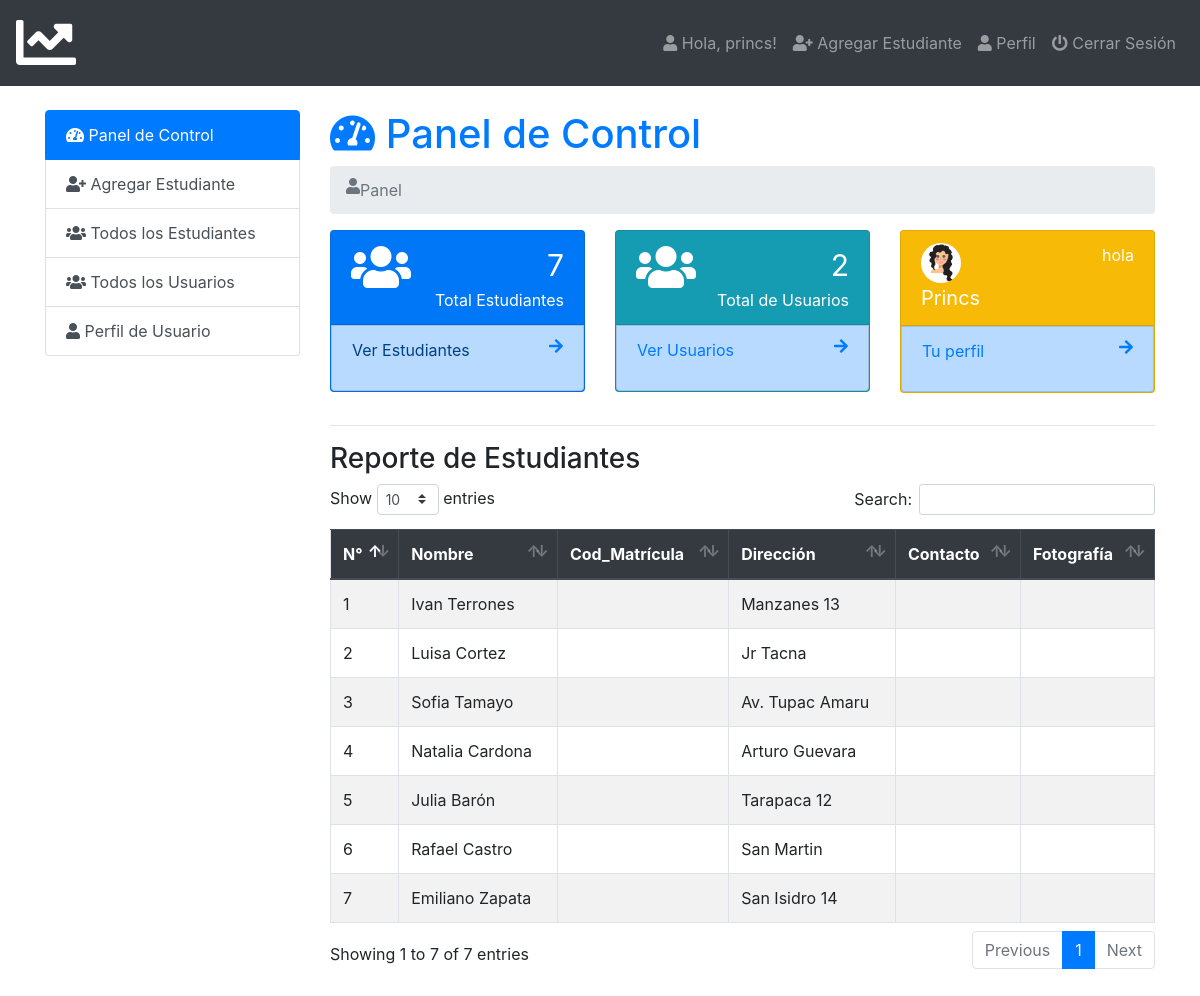
The app's page /admin/index.php?page=panel (signed in) with its own data.
### tables this page shows
CREATE TABLE `usuario` (
  `id` int(5) NOT NULL,
  `nombre` varchar(50) NOT NULL,
  `email` varchar(50) NOT NULL,
  `nom_user` varchar(50) NOT NULL,
  `contraseña` varchar(100) NOT NULL,
  `foto` varchar(50) NOT NULL,
  `estado` varchar(12) NOT NULL,
  `fecha` timestamp NOT NULL DEFAULT current_timestamp()
);

CREATE TABLE `estudiantes_info` (
  `id` int(5) NOT NULL,
  `nombre` varchar(20) NOT NULL,
  `codigo` int(6) NOT NULL,
  `grado` varchar(7) NOT NULL,
  `direccion` varchar(15) NOT NULL,
  `telefono` varchar(9) NOT NULL,
  `fotografia` varchar(50) NOT NULL,
  `fecha` timestamp NOT NULL DEFAULT current_timestamp()
);

### admin/panel.php (the view, shortened to what this page needs)
<h1><a href="index.php"><i class="fas fa-tachometer-alt"></i> Panel de Control</a></h1>
<nav aria-label="breadcrumb">
    <ol class="breadcrumb">
        <li class="breadcrumb-item active" aria-current="page"><i class="fas fa-user"></i> Panel</li>
    </ol>
</nav>
<div class="row student">
    <div class="col-sm-4">
        <div class="card text-white bg-primary mb-3">
            <div class="card-header">
                <div class="row">
                    <div class="col-sm-4">
                        <i class="fa fa-users fa-3x"></i>
                    </div>
                    <div class="col-sm-8">
                        <div class="float-sm-right">&nbsp;<span style="font-size: 30px">
                            <?php
                            $estu_query = mysqli_query($db_con, 'SELECT * FROM `estudiantes_info`');
                            if ($estu_query) {
                                $estu = mysqli_num_rows($estu_query);
                                echo $estu;
                            } else {
                                echo "Error en la consulta: " . mysqli_error($db_con);
                            }
                            ?>
                        </span></div>
                        <div class="clearfix"></div>
                        <div class="float-sm-right">Total Estudiantes</div>
                    </div>
                </div>
            </div>
            <div class="list-group-item-primary list-group-item list-group-item-action">
                <div class="row">
                    <div class="col-sm-8">
                        <p class="">Ver Estudiantes</p>
                    </div>
                    <div class="col-sm-4">
                        <a href="estudiantes.php"><i class="fa fa-arrow-right float-sm-right"></i></a>
                    </div>
                </div>
            </div>
        </div>
    </div>
    <div in array quiere decir que no esta presente en un array  in_array(2, $m) = false
    <div class="col-sm-4">
    <div class="card text-white bg-info mb-3">
        <div class="card-header">
            <div class="row">
                <div class="col-sm-4">
                    <i class="fa fa-users fa-3x"></i>
                </div>
                <div class="col-sm-8">
                    <div class="float-sm-right">&nbsp;<span style="font-size: 30px">
                        <?php
                        $tusuarios_query = mysqli_query($db_con, 'SELECT * FROM `usuario`');
                        if ($tusuarios_query) {
                            $tusuarios = mysqli_num_rows($tusuarios_query);
                            echo $tusuarios;
                        } else {
                            echo "Error en la consulta: " . mysqli_error($db_con);
                        }
                        ?>
                    </span></div>
                    <div class="clearfix"></div>
                    <div class="float-sm-right">Total de Usuarios</div>
                </div>
            </div>
        </div>
        <div class="list-group-item-primary list-group-item list-group-item-action">
            <a href="index.php?page=usuarios">
                <div class="row">
                    <div class="col-sm-8">
                        <p class="">Ver Usuarios</p>
                    </div>
                    <div class="col-sm-4">
                        <i class="fa fa-arrow-right float-sm-right"></i>
                    </div>
                </div>
            </a>
        </div>
    </div>
</div>
    <div class="col-sm-4">
        <div class="card text-white bg-warning mb-3">
            <div class="card-header">
                <div class="row">
                    <?php
                    $nombre_usuario = $_SESSION['login'];
                    $query_usuario = mysqli_query($db_con, "SELECT * FROM `usuario` WHERE `nom_user`='$nombre_usuario';");
                    if ($query_usuario) {
                        $datos_usuario = mysqli_fetch_array($query_usuario);
                        echo '<div class="col-sm-6">
                                <img class="showimg" src="images/' . $datos_usuario['foto'] . '">
                                <div style="font-size: 20px">' . ucwords($datos_usuario['nombre']) . '</div>
                            </div>
                            <div class="col-sm-6">
                                <div class="clearfix"></div>
                                <div class="float-sm-right"> hola</div>
                            </div>';
                    } else {
                        echo "Error en la consulta: " . mysqli_error($db_con);
                    }
                    ?>
                </div>
            </div>
            <div class="list-group-item-primary list-group-item list-group-item-action">
                <a href="index.php?page=user-perfil">
                    <div class="row">
                        <div class="col-sm-8">
                            <p class="">Tu perfil</p>
                        </div>
                        <div class="col-sm-4">
                            <i class="fa fa-arrow-right float-sm-right"></i>
                        </div>
                    </div>
                </a>
            </div>
        </div>
    </div>
</div>
<hr>
<h3>Reporte de Estudiantes</h3>
<table class="table table-striped table-hover table-bordered" id="data">
    <thead class="thead-dark">
        <tr>
            <th scope="col">N°</th>
            <th scope="col">Nombre</th>
            <th scope="col">Cod_Matrícula</th>
            <th scope="col">Dirección</th>
            <th scope="col">Contacto</th>
            <th scope="col">Fotografía</th>
        </tr>
    </thead>
    <tbody>
        <?php
        $query = mysqli_query($db_con, 'SELECT * FROM `estudiantes_info` ORDER BY `estudiantes_info`.`fecha` DESC;');
        if ($query) {
            $i = 1;
            while ($result = mysqli_fetch_array($query)) { ?>
                <tr>
                    <?php
                    echo '<td>' . $i . '</td>
                          <td>' . (isset($result['nombre']) ? ucwords($result['nombre']) : '') . '</td>
                          <td>' . (isset($result['cod_matricula']) ? $result['cod_matricula'] : '') . '</td>
                          <td>' . (isset($result['direccion']) ? ucwords($result['direccion']) : '') . '</td>
                          <td>' . (isset($result['contacto']) ? $result['contacto'] : '') . '</td>
                          <td>' . (isset($result['foto']) ? '<img src="images/' . $result['foto'] . '" height="50px">' : '') . '</td>';
                    ?>
                </tr>
            <?php
                $i++;
            }
        } else {
            echo "Error en la consulta: " . mysqli_error($db_con);
        }
        ?>
    </tbody>
</table>

### admin/index.php (shortened to what this page needs)
<?php require_once 'db_con.php';
?>
<!doctype html>
<html lang="en">
  <head>
    <link rel="stylesheet" href="../css/bootstrap.min.css">
    <link rel="stylesheet" href="../css/dataTables.bootstrap4.min.css">
    <link rel="stylesheet" href="../css/fontawesome.min.css">
    <link rel="stylesheet" href="../css/solid.min.css">
    <link rel="stylesheet" href="https://cdnjs.cloudflare.com/ajax/libs/animate.css/4.0.0/animate.min.css"/>
    <link rel="stylesheet" type="text/css" href="../css/style.css">
  </head>
  <body>
<nav class="navbar navbar-expand-lg navbar-dark bg-dark">
  <a class="navbar-brand" href="index.php"><i class="fas fa-chart-line fa-3x"></i></a>
  <div class="navbar-collapse collapse justify-content-end" id="navbarSupportedContent">
    <?php $showuser = $_SESSION['login']; $haha = mysqli_query($db_con,"SELECT * FROM `usuario` WHERE `nom_user`='$showuser';"); $showrow=mysqli_fetch_array($haha); ?>
    <ul class="nav navbar-nav ">
      <li class="nav-item"><a class="nav-link" href="index.php?page=user-perfil"><i class="fa fa-user"></i> Hola,  <?php echo $showrow['nombre']; ?>!</a></li>
      <li class="nav-item"><a class="nav-link" href="index.php?page=agregar_estudiante"><i class="fa fa-user-plus"></i> Agregar Estudiante</a></li>
      <li class="nav-item"><a class="nav-link" href="index.php?page=user-perfil"><i class="fa fa-user"></i> Perfil</a></li>
      <li class="nav-item"><a class="nav-link" href="cerrarsesion.php"><i class="fa fa-power-off"></i> Cerrar Sesión</a></li>
    </ul>
  </div>
</nav>
<br>
    <div class="container">
        <div class="row">
          <div class="col-md-3">
            <div class="list-group">
              <a href="index.php?page=dashboard" class="list-group-item list-group-item-action active">
               <i class="fas fa-tachometer-alt"></i> Panel de Control
              </a>
              <a href="index.php?page=agregar_estudiante" class="list-group-item list-group-item-action"><i class="fa fa-user-plus"></i> Agregar Estudiante</a>
              <a href="index.php?page=estudiantes" class="list-group-item list-group-item-action"><i class="fa fa-users"></i> Todos los Estudiantes</a>
              <a href="index.php?page=usuarios" class="list-group-item list-group-item-action"><i class="fa fa-users"></i> Todos los Usuarios</a>
              <a href="index.php?page=user-perfil" class="list-group-item list-group-item-action"><i class="fa fa-user"></i> Perfil de Usuario</a>
            </div>
          </div>
          <div class="col-md-9">
             <div class="content">
                 <?php
                   if (isset($_GET['page'])) {
                    $page = $_GET['page'].'.php';
                    }else{
                      $page = 'panel.php';
                    }
                    if (file_exists($page)) {
                      require_once $page;
                    }else{
                      require_once '404.php';
                    }
                  ?>
             </div>
        </div>
        </div>
    </div>
      <br><br><br><br><br><br><br><br><br><br><br><br>
  </body>
</html>

### css/style.css (style rules this page uses)
img.showimg { border-radius: 50%; height: 40px; width: 40px; }

### records on screen
usuario: nombre "princs", foto (picture), nombre "Princs"
estudiantes_info: nombre "Ivan Terrones", direccion "Manzanes 13"
estudiantes_info: nombre "Luisa Cortez", direccion "Jr Tacna"
estudiantes_info: nombre "Sofia Tamayo", direccion "Av. Tupac Amaru"
estudiantes_info: nombre "Natalia Cardona", direccion "Arturo Guevara"
estudiantes_info: nombre "Julia Barón", direccion "Tarapaca 12"
estudiantes_info: nombre "Rafael Castro", direccion "San Martin"
estudiantes_info: nombre "Emiliano Zapata", direccion "San Isidro 14"

### other values on screen
$estu "7"
$tusuarios "2"
